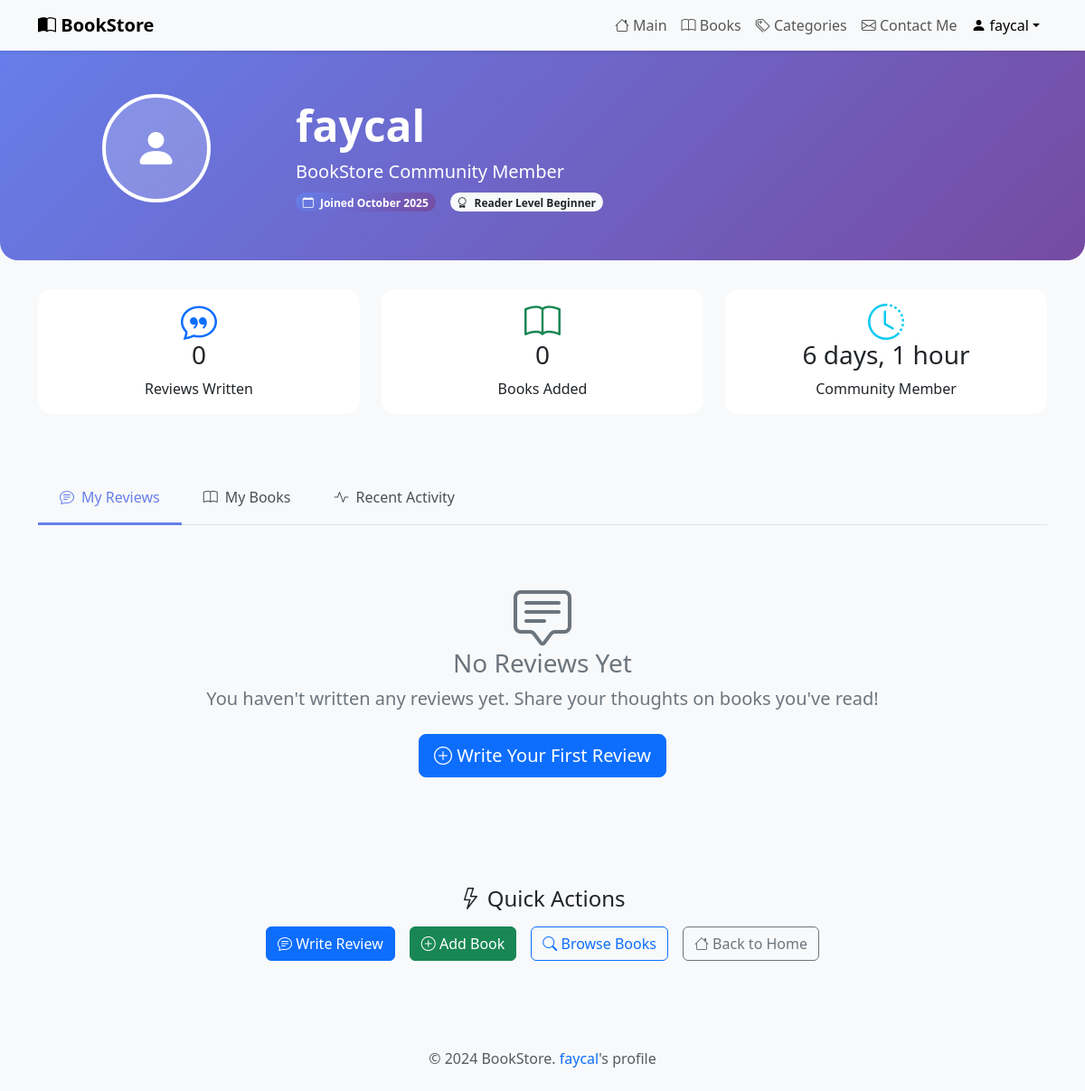
The page /profile/ (signed in) on the database as committed earlier.
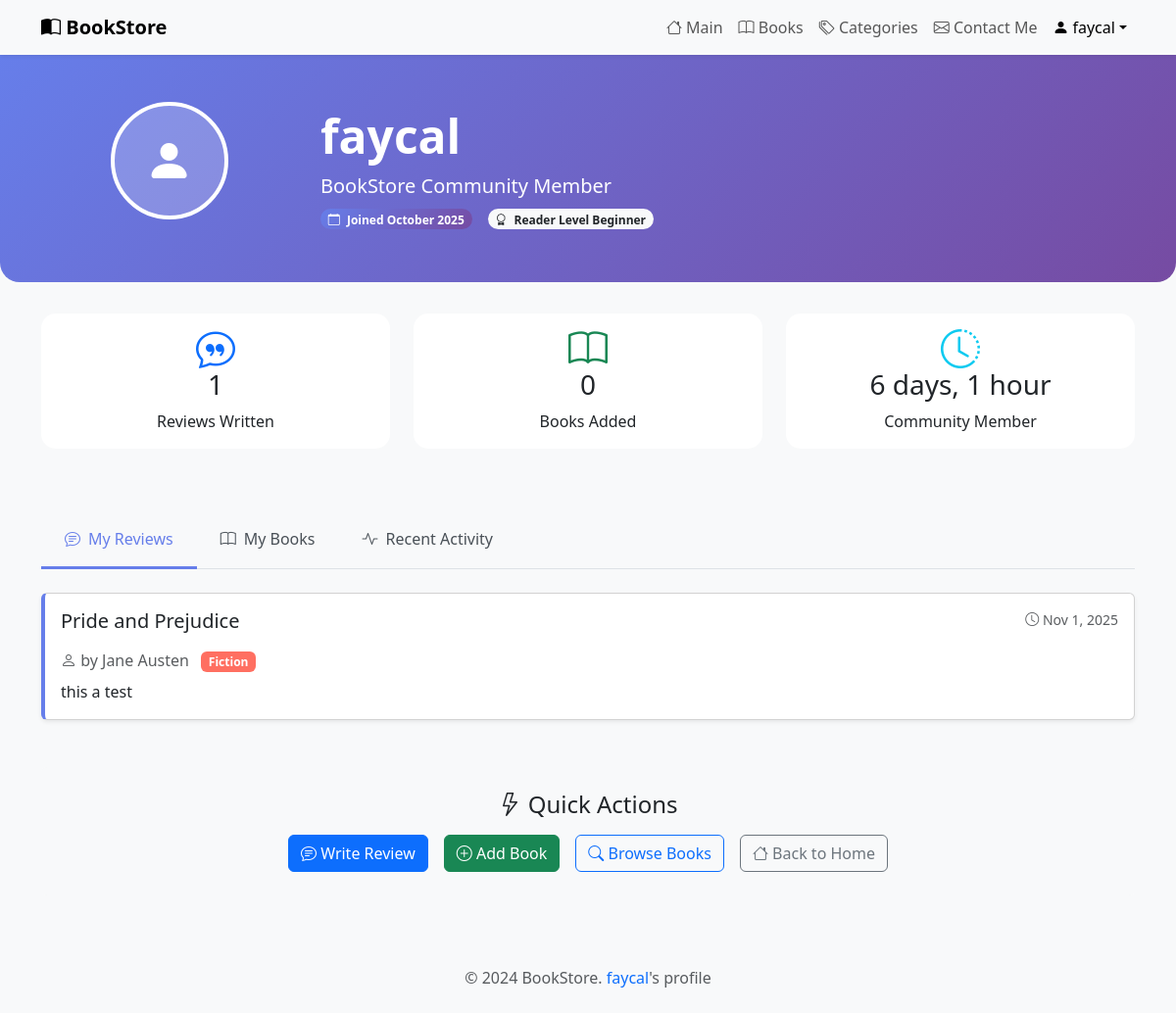
The same page on the database as committed later.
### book/models.py (models this page shows, shortened)
class Reviews(models.Model):
    reviews=models.TextField()
    date_reviews=models.DateTimeField(auto_now_add=True)
    book=models.ForeignKey('Book',on_delete=models.CASCADE)
    posted_by = models.ForeignKey(User, on_delete=models.SET_NULL, null=True, blank=True)

class Book(models.Model):
    title=models.CharField(max_length=100)
    author=models.CharField(max_length=100)
    publication_date=models.DateField(blank=True, null=True)
    description = models.TextField(blank=True, null=True)
    isbn = models.CharField(max_length=20, blank=True, null=True)
    category=models.ForeignKey('Category',on_delete=models.CASCADE)
    added_by = models.ForeignKey(User, on_delete=models.SET_NULL, null=True, blank=True)
    def color(self):
        colors = {
            "Fiction": "#ff6f61",
            "Non-Fiction": "#6fbfff",
            "Mystery": "#a34fff",
            "Science Fiction": "#ffa500",
            "Fantasy": "#4caf50",
            "Biography": "#ffde59"
        }
        return colors.get(self.category.name, "#cccccc")

class Category(models.Model):
    name=models.CharField(max_length=100)
    description=models.TextField()

### book/views.py (the view)
# urls.py: path("profile/",views.profile_view,name="profile"),
@login_required
def profile_view(request):
    user = request.user
    user_reviews = Reviews.objects.filter(posted_by=user).select_related('book', 'book__category').order_by(
        '-date_reviews')
    user_books = Book.objects.filter(added_by=user).select_related('category').order_by('-id')
    total_reviews = user_reviews.count()
    total_books_added = user_books.count()
    reader_level = "Beginner"
    if total_reviews > 20:
        reader_level = "Expert"
    elif total_reviews > 10:
        reader_level = "Advanced"
    elif total_reviews > 5:
        reader_level = "Intermediate"
    thirty_days_ago = timezone.now() - timedelta(days=30)
    recent_activity = []
    for review in user_reviews.filter(date_reviews__gte=thirty_days_ago):
        recent_activity.append({
            'type': 'review',
            'object': review,
            'date': review.date_reviews
        })
    for book in user_books.filter(added_by=user):
        recent_activity.append({
            'type': 'book',
            'object': book,
            'date': user.date_joined
        })
    recent_activity.sort(key=lambda x: x['date'], reverse=True)
    favorite_categories = Book.objects.filter(
        reviews__posted_by=user
    ).values(
        'category__name'
    ).annotate(
        count=Count('category')
    ).order_by('-count')[:3]
    context = {
        'user_profile': user,
        'user_reviews': user_reviews,
        'user_books': user_books,
        'total_reviews': total_reviews,
        'total_books_added': total_books_added,
        'reader_level': reader_level,
        'recent_activity': recent_activity[:10],
        'favorite_categories': favorite_categories,
    }
    return render(request, 'book/profile.html', context)

### book/templates/book/profile.html (shortened to what the changed rows need)
{% load static %}
<html lang="en">
<head>
    <link href="https://cdn.jsdelivr.net/npm/bootstrap@5.3.2/dist/css/bootstrap.min.css" rel="stylesheet">
    <link href="https://cdn.jsdelivr.net/npm/bootstrap-icons@1.11.1/font/bootstrap-icons.css" rel="stylesheet">
</head>
<body class="bg-light">
<div class="profile-header">
    <div class="container">
        <div class="row align-items-center">
            <div class="col-md-9">
                <h1 class="display-5 fw-bold">{{ user_profile.username }}</h1>
            </div>
        </div>
    </div>
</div>
<div class="container">
    <div class="row mb-5">
        <div class="col-md-4 mb-3">
            <div class="card stats-card text-center">
                <div class="card-body">
                    <i class="bi bi-chat-quote fs-1 text-primary mb-2"></i>
                    <h3 class="card-title">{{ total_reviews }}</h3>
                    <p class="card-text mb-0">Reviews Written</p>
                </div>
            </div>
        </div>
    </div>
    <div class="tab-content" id="profileTabsContent">
        <div class="tab-pane fade show active" id="reviews" role="tabpanel">
            {% if user_reviews %}
            <div class="row g-4">
                {% for review in user_reviews %}
                <div class="col-12">
                    <div class="card review-card shadow-sm">
                        <div class="card-body">
                            <div class="d-flex justify-content-between align-items-start mb-3">
                                <h5 class="card-title mb-0">
                                    <a href="{% url 'book:book_infos' review.book.id %}" class="text-decoration-none text-dark">
                                        {{ review.book.title }}
                                    </a>
                                </h5>
                                <small class="text-muted">
                                    <i class="bi bi-clock"></i>
                                    {{ review.date_reviews|date:"M j, Y" }}
                                </small>
                            </div>
                            <p class="card-text text-muted mb-2">
                                <i class="bi bi-person"></i> by {{ review.book.author }}
                                <span class="badge ms-2" style="background-color: {{ review.book.color }}; color: white;">
                                    {{ review.book.category.name }}
                                </span>
                            </p>
                            <p class="card-text mb-0">{{ review.reviews }}</p>
                        </div>
                    </div>
                </div>
                {% endfor %}
            </div>
            {% else %}
            <div class="empty-state">
                <i class="bi bi-chat-square-text" style="font-size: 4rem;"></i>
                <h3>No Reviews Yet</h3>
                <p class="lead mb-4">You haven't written any reviews yet. Share your thoughts on books you've read!</p>
                <a href="{% url 'book:add_review' %}" class="btn btn-primary btn-lg">
                    <i class="bi bi-plus-circle"></i> Write Your First Review
                </a>
            </div>
            {% endif %}
        </div>
    </div>
</div>
</body>
</html>

Rows that differ between the two databases and show on the page:
added Reviews: book "Pride and Prejudice", date_reviews "Nov 1, 2025", book.author "Jane Austen", book.category.name "Fiction", reviews "this a test"
Other text that changed with them:
{{ total_reviews }}: "0" → "1"
text no longer shown: "No Reviews Yet You haven't written any reviews yet. Share your thoughts on books you've read! Write Your First Review"
